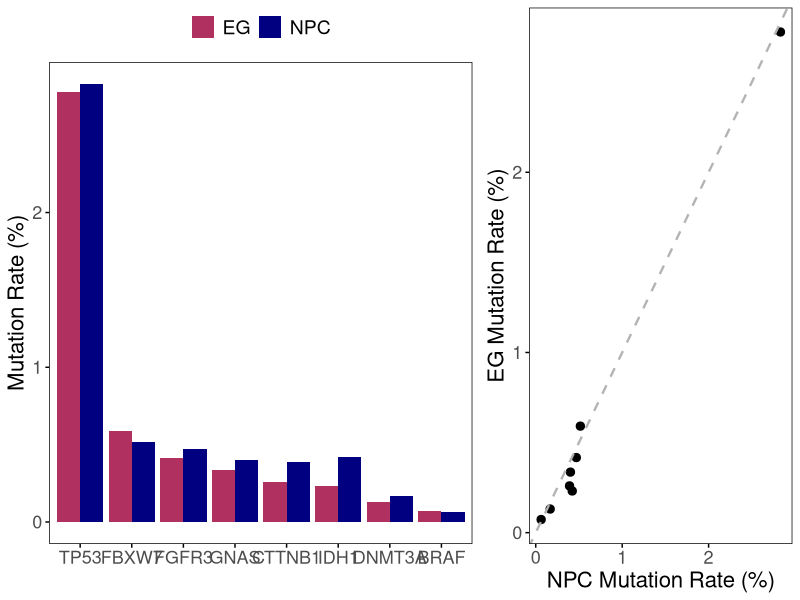

This chart was generated by the following R code:
library(tidyverse)
library(readxl)

df <- read_excel("../data/fig-data/fig2.xlsx")

df <- df %>% slice(1:8) %>% select(1:3) %>% magrittr::set_colnames(c("gene", "NPC", "EG")) 

fig2a <- df %>% pivot_longer(-gene) %>% mutate(value = as.numeric(value), gene = factor(gene, levels = df %>% mutate(EG = as.numeric(EG)) %>% arrange(desc(EG)) %>% pull(gene))) %>% ggplot(aes(x=gene, y=value, fill=name, group=name)) + geom_bar(stat = "identity", position="dodge") + scale_fill_manual(values = c("maroon", "navy")) + theme_minimal() + theme(panel.background = element_blank(), panel.border = element_rect(color = "black", fill = "transparent"), panel.grid = element_blank()) + theme(axis.text = element_text(size =13), axis.title = element_text(size = 16)) + xlab("") + ylab("Mutation Rate (%)") + theme(axis.ticks =  element_line(color = "black")) + theme(legend.title = element_blank()) + theme(legend.text = element_text(size = 14), legend.position = "top")

fig2b <- df %>% type.convert(as.is = TRUE) %>% ggplot(aes(x=NPC, y=EG)) + geom_point(size = 2.5)+ theme_minimal() + theme(panel.background = element_blank(), panel.border = element_rect(color = "black", fill = "transparent"), panel.grid = element_blank()) + theme(axis.text = element_text(size =13), axis.title = element_text(size = 16)) + xlab("NPC Mutation Rate (%)") + ylab("EG Mutation Rate (%)") + theme(axis.ticks =  element_line(color = "black")) + theme(legend.title = element_blank()) + theme(legend.text = element_text(size = 14), legend.position = "top") + geom_abline(slope = 1, intercept = 0, color = "grey70", linetype = "dashed", size = 0.8)

cowplot::plot_grid(fig2a, fig2b, nrow = 1, rel_widths = c(1.5, 1)) %>% ggsave(., filename = "../results/fig2.pdf", device = cairo_pdf, units = "in", height = 5, width = 11)

df <- df %>% type.convert(as.is = TRUE)
cor.test(df$NPC, df$EG)